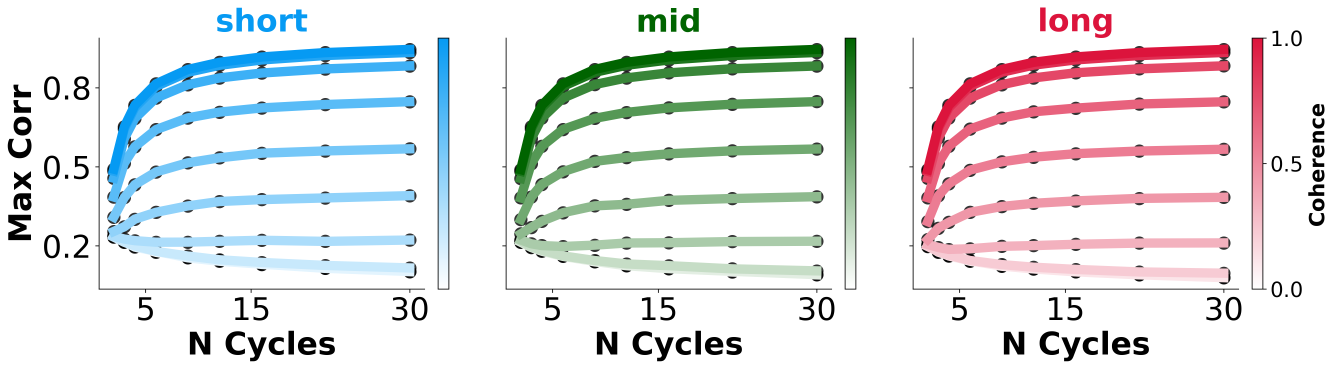
#> input picture observer_model/plot2.png, 5340 x 1475 px, found by its file name (shown at 1/4 size)
$ python illustration.py
#> lines starting #> are read from the running program, lines starting #| are printed output that depends on the picture
# %%
import numpy as np
from scipy import signal as sps
from matplotlib import pyplot as plt
from statsmodels.tsa.stattools import acf
from scipy.interpolate import make_interp_spline
from PIL import Image as PILImage

# Read the reference figure's actual height
ref_img = PILImage.open('plot2.png')  # or plot1.png, they're the same
#> ref_img is the input picture: PIL image 5340x1475 RGBA; mean R, G, B, A 229.8, 231.2, 232.2, 255
REF_HEIGHT_IN = ref_img.size[1] / 300  # divide pixels by your DPI
#> REF_HEIGHT_IN = 4.92
print(f"Reference height: {REF_HEIGHT_IN:.2f} inches")
#| Reference height: 4.92 inches


def rms(signal):
    return np.sqrt(np.mean(np.abs(signal) ** 2))


# %%
# ========== SETUP ==========
rng = np.random.default_rng(seed=42)
len_unit = 20
num_reps = 6

# Colors
COLOR_BASE = "#333333A6"       # dark gray for base signal
COLOR_NOISE = '#CC8844'      # amber for noise
COLOR_MIX = "#4B1878"        # purple for mixed signal
COLOR_CRITERION = '#DC143C'  # red for decision criterion

# Generate unit signal and full repeated signal
sig_unit = rng.uniform(-1.0, 1.0, size=len_unit)
signal = np.tile(sig_unit, reps=num_reps)
signal -= signal.mean()
signal /= rms(signal)

# Generate noise (fixed across all coherence levels for consistency)
noise = rng.uniform(-1.0, 1.0, size=signal.shape[0])
noise -= noise.mean()
noise /= rms(noise)


# %%
# =========================
# Plot 1: Repeated Base Signal
# =========================
fig, ax = plt.subplots(figsize=(1, 0.5))

three_reps = signal[:2 * len_unit]

ax.plot(
    three_reps,
    linewidth=3,
    color="gray",
    alpha=0.7
)

# [15 lines of commented-out code are left out]

ax.set_yticks([])
ax.set_xticks([])

# ax.spines['top'].set_visible(False)
# ax.spines['right'].set_visible(False)

ax.axis("off")
plt.tight_layout(pad =0)

fig.savefig(
    'plot_signal.png',
    dpi=300
)
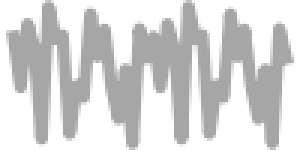
#> figure drawn by matplotlib, 1 panel

plt.show()
fig.savefig('plot_signal.svg', dpi=300, transparent=True, bbox_inches='tight', pad_inches=0)
plt.show()
# %%
# =========================
# Plot 2: Noise
# =========================
fig, ax = plt.subplots(figsize=(1, 0.5))

ax.plot(
    noise[:2 * len_unit],
    linewidth=3,
    color=COLOR_NOISE,
    alpha=0.9
)

# [6 lines of commented-out code are left out]

ax.set_yticks([])
ax.set_xticks([])

ax.axis("off")
plt.tight_layout(pad =0)

fig.savefig('plot_noise.svg', dpi=300, transparent=True, bbox_inches='tight', pad_inches=0)
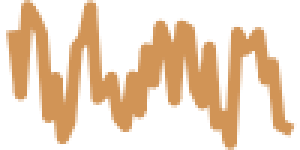
#> figure drawn by matplotlib, 1 panel
plt.show()


# %%
# =========================
# Plot 3: Combined Stimulus
# =========================
coh_example = 0.8  # mid coherence to show a clear mix
stim_example = coh_example * signal + (1 - coh_example) * noise
stim_example -= stim_example.mean()
stim_example /= rms(stim_example)

fig, ax = plt.subplots(figsize=(1, 0.5))
ax.plot(
    stim_example[:2 * len_unit],
    linewidth=3,
    color=COLOR_MIX,
    alpha=0.7
)
ax.set_yticks([])
ax.set_xticks([])

ax.axis("off")
plt.tight_layout(pad =0)
fig.savefig('plot_combined.svg', dpi=300, transparent=True, bbox_inches='tight', pad_inches=0)
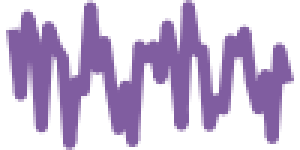
#> figure drawn by matplotlib, 1 panel
plt.show()


# %%
coherences = [0.9, 0.5, 0.1]
colors = ['#333333', '#666666', '#999999']
max_lag = 45

acfs = []
for coh in coherences:
    stim = coh * signal + (1 - coh) * noise
    stim -= stim.mean()
    stim /= rms(stim)
#> (the run stopped early here; a loop or call above may not have finished)
